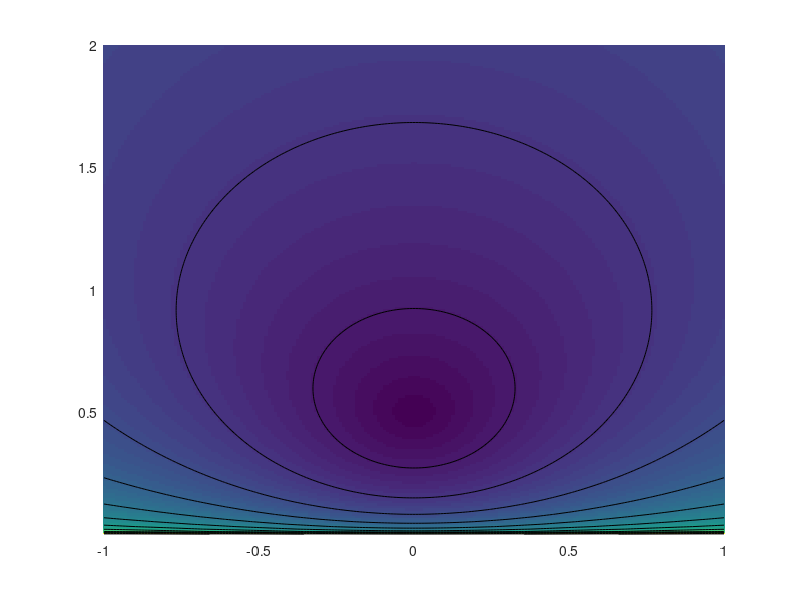

MATLAB code for this plot: (Note: this script raises an error after producing the figure.)
% %%
% % Interpolation of 1D Gaussians via OT
% 
% rep = 'results/gaussian-1d/';
% [~,~] = mkdir(rep);
% 
 N = 1024;
 x = linspace(0,1,N)';
 normalize = @(x)x/sum(x(:));
 gauss = @(m,s)normalize( exp( -(x-m).^2/(2*s^2) ) );
% 
 m0 = .1;  s0 = 0.025; %.025;
 m1 = .9;  s1 = 0.025; %.08;
% 
% 
q = 10;
% clf; hold on;
% for i=1:q
%     t = (i-1)/(q-1);
%     m = (1-t)*m0+t*m1;
%     s = (1-t)*s0+t*s1;
%     lw = 2;
%     plot(x, gauss(m,s), 'color', [1-t 0 t], 'LineWidth', lw);    
% end
% %set(gca, 'XTick', [], 'YTick', []);
% box on; axis tight;
% %saveas(gcf, [rep 'interp-density.eps']);
% 
% 
% for i=1:q
%     t(i) = (i-1)/(q-1);
%     m(i) = (1-t(i))*m0+t(i)*m1;
%     s(i) = (1-t(i))*s0+t(i)*s1;
%     lw = 2; 
% end
% 
% plot(m,s,'r+','LineWidth', lw)

%%
% plot geodesic on the Poincare half plane

% rep = '../results/kl-gaussian/';
% [~,~] = mkdir(rep);
% 
SetAR = @(ar)set(gca, 'PlotBoxAspectRatio', [1 ar 1], 'FontSize', 20);


%% Half Poincare

% Distance on Poincare space.

D = @(u,v)acosh(1 + abs(u-v).^2 ./ (2*imag(u).*imag(v))  );

u = 0 + .5i;

m = linspace(-1,1,200);
s = linspace(1e-3,2,200);
[S,M] = meshgrid(s,m);
V = M + 1i*S;

clf; hold on;
imagesc(m,s,D(u,V)');
contour(m,s,D(u,V)', 12, 'k');
colormap parula(256);
axis xy;



% Generate circle

r = 1000;
tmin = .1; tmax = .9;
t = linspace(tmin*pi,tmax*pi,r);
v = exp(1i*t);

% re-sample at equi-spacing
s = D(v(1),v);
s = s/s(end);
%q = q; % #intermediate points
ti = interp1(s, linspace(0,1,r), linspace(0,1,q));
ti = tmin + (tmax-tmin)*ti;
vi = exp(1i*pi*ti);

figure(1)
clf; hold on;
%plot( exp(1i*linspace(0,pi,r)) , 'k:');
plot(v, 'color', 'k', 'LineWidth', 2);
for i=1:q
    t = (i-1)/(q-1);
    col = [t 0 1-t];
    plot(vi(i), '.', 'MarkerSize', 45, 'MarkerEdgeColor', col);
end
axis equal; axis([-1 1 0 1]); 
axis off;
%saveas(gcf, 'geod-kl.eps', 'epsc');


figure(2)
t = linspace(0,1,r);
t1 = linspace(-.5,1.5,r);
clf; hold on;
plot( v(1)*t+v(end)*(1-t) , 'color', 'k', 'LineWidth', 2);
%plot( v(1)*t1+v(end)*(1-t1) , 'k:');
for i=1:q
    t = (i-1)/(q-1);
    col = [t 0 1-t];
    plot(v(1)*(1-t)+v(end)*t, '.', 'MarkerSize', 45, 'MarkerEdgeColor', col);
end
axis equal; axis([-1 1 0 1]); 
axis off;
%saveas(gcf, 'geod-ot.eps', 'epsc');


%%
% interpolations of densities. 

x = linspace(-3,3, 1024);
gauss = @(m,s)1/s * exp(-(x-m).^2/(2*s^2));

figure(3)
clf; hold on;
for i=1:q
    t = (i-1)/(q-1);
    vt = v(1)*(1-t)+v(end)*t;
    m = sqrt(2)*real(vt);
    s = imag(vt);
    col = [t 0 1-t];
    plot(x, gauss(m,s), 'Color', col, 'LineWidth', 2);
end
axis tight; axis off;
SetAR(1/2);
%saveas(gcf, 'densities-ot.eps', 'epsc');

figure(4)
clf; hold on;
for i=1:q
    t = (i-1)/(q-1);
    vt = v(1)*(1-t)+v(end)*t;
    m = sqrt(2)*real(vi(i));
    s = imag(vi(i));
    col = [t 0 1-t];
    plot(x, gauss(m,s), 'Color', col, 'LineWidth', 2);
end
axis tight; axis off;
SetAR(1/2);
%saveas(gcf,  'densities-kl.eps', 'epsc');


